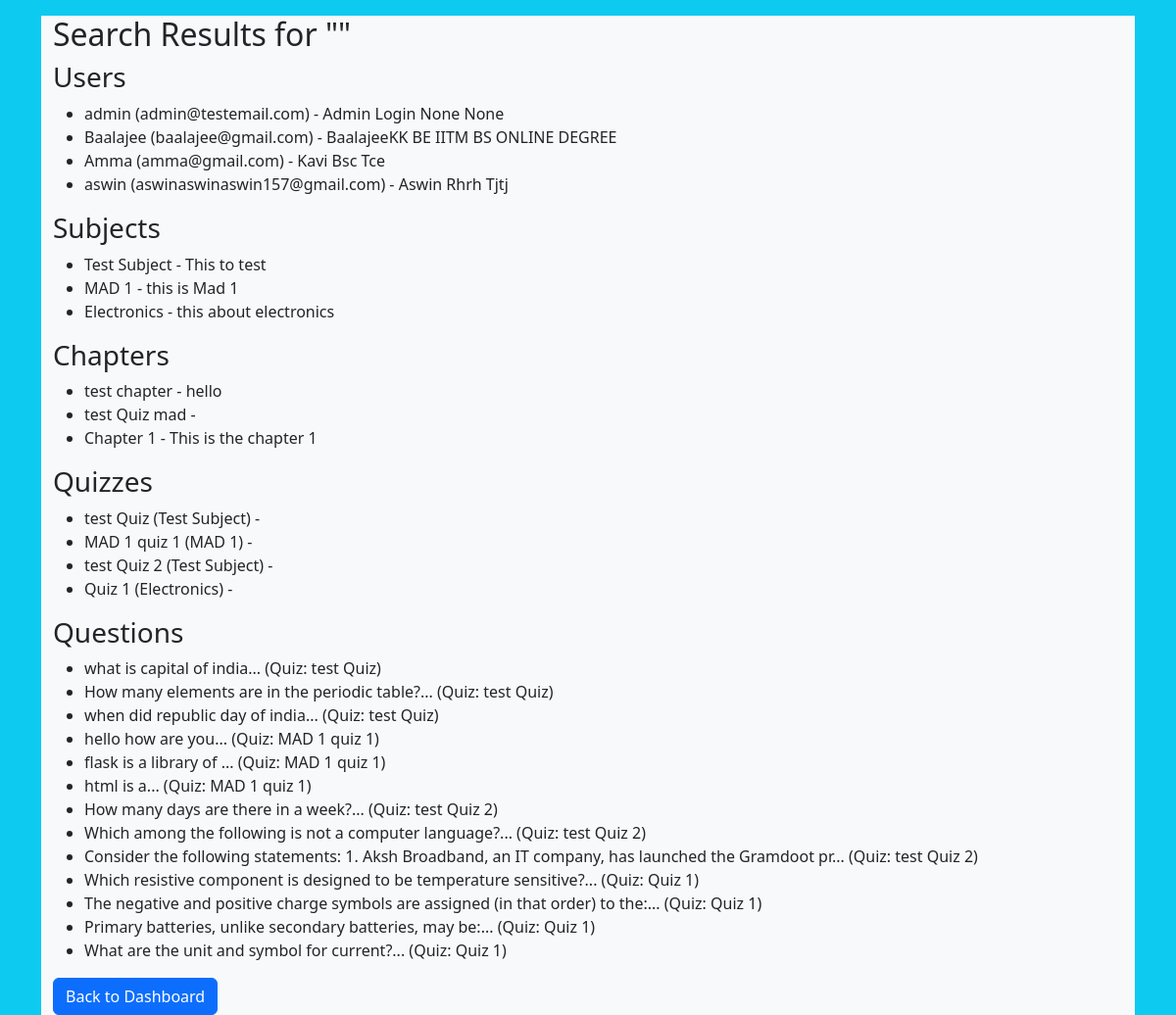
Before: /admin/search (signed in) with the older database file.
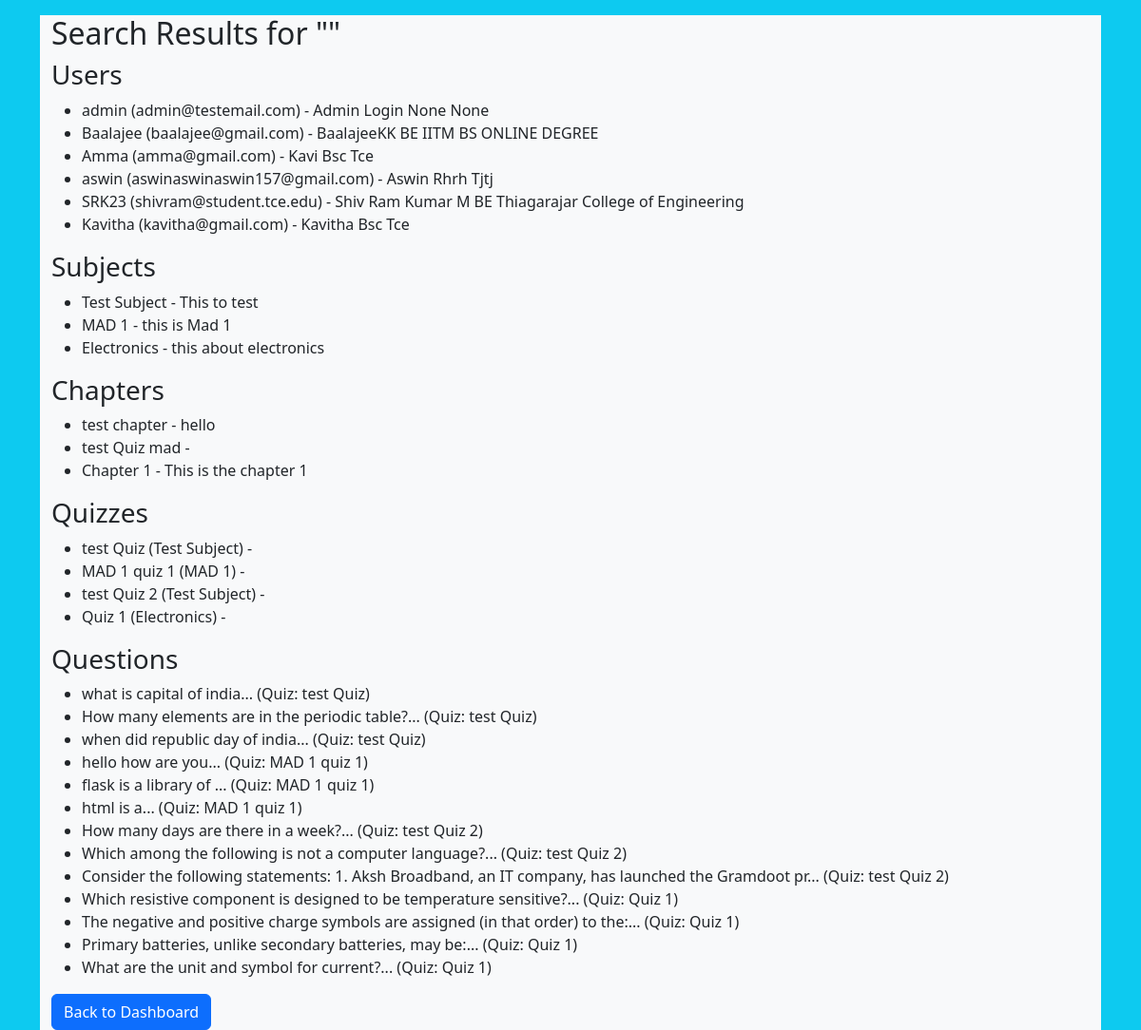
After: the same page with the newer database file.
### models/models.py (models this page shows)
class User(db.Model):
    __tablename__ = "users"
    id = db.Column(db.Integer, primary_key=True, autoincrement=True)
    username = db.Column(db.String(50), nullable=False, unique=True)
    email = db.Column(db.String(100), nullable=False, unique=True)
    password = db.Column(db.String(255), nullable=False)
    full_name = db.Column(db.String(100), nullable=False)
    qualification = db.Column(db.String(50))
    dob = db.Column(db.Date)
    college = db.Column(db.String(100))
    roles = db.Column(db.String(50), nullable=False, default='user')
    scores = db.relationship('Score', back_populates='user',lazy=True)

class Subject(db.Model):
    __tablename__ = "subjects"
    id = db.Column(db.Integer, primary_key=True, autoincrement=True)
    name = db.Column(db.String(50), nullable=False,unique=True)
    description = db.Column(db.Text)
    remarks = db.Column(db.Text)
    chapters = db.relationship('Chapter', back_populates='subject',cascade="all, delete-orphan")

class Chapter(db.Model):
    __tablename__ = "chapters"
    id = db.Column(db.Integer, primary_key=True, autoincrement=True)
    subject_id = db.Column(db.Integer, db.ForeignKey('subjects.id'), nullable=False)
    name = db.Column(db.String(50), nullable=False)
    description = db.Column(db.Text)
    remarks = db.Column(db.Text)
    subject = db.relationship('Subject', back_populates='chapters')
    quizzes = db.relationship('Quiz', back_populates='chapter',cascade="all, delete-orphan")

class Quiz(db.Model):
    __tablename__ = "quizzes"
    id = db.Column(db.Integer, primary_key=True, autoincrement=True)
    chapter_id = db.Column(db.Integer, db.ForeignKey('chapters.id'), nullable=False)
    name = db.Column(db.String(50), nullable=False)
    description = db.Column(db.Text)
    remarks = db.Column(db.Text)
    date_of_quiz = db.Column(db.Date)
    chapter = db.relationship('Chapter', back_populates='quizzes')
    questions = db.relationship('Question', back_populates='quiz',cascade="all, delete-orphan")
    scores = db.relationship('Score', back_populates='quiz',cascade="all, delete-orphan")

class Question(db.Model):
    __tablename__ = "questions"
    id = db.Column(db.Integer, primary_key=True, autoincrement=True)
    quiz_id = db.Column(db.Integer, db.ForeignKey('quizzes.id'), nullable=False)
    question_statement = db.Column(db.Text, nullable=False)
    choice1 = db.Column(db.Text, nullable=False)
    choice2 = db.Column(db.Text, nullable=False)
    choice3 = db.Column(db.Text)
    choice4 = db.Column(db.Text)
    correct_answer = db.Column(db.Integer,nullable=False)
    score = db.Column(db.Integer)
    quiz = db.relationship('Quiz', back_populates='questions')

### controllers/controllers.py (the view)
@controllers.route('/admin/search')
def admin_search():
    if not check_role('admin'):
        flash('You are not allowed here!')
        return redirect(url_for('controllers.login'))
    query = request.args.get('query','')
    users = User.query.filter(or_(User.username.ilike(f'%{query}%'),User.email.ilike(f'%{query}%'),User.email.ilike(f'%{query}%'),User.qualification.ilike(f'%{query}%'),User.college.ilike(f'%{query}%'))).all()
    subjects = Subject.query.filter(or_(Subject.name.ilike(f'%{query}%'),Subject.description.ilike(f'%{query}%'),Subject.remarks.ilike(f'%{query}%'))).all()
    chapters = Chapter.query.filter(or_(Chapter.name.ilike(f'%{query}%'),Chapter.description.ilike(f'%{query}%'),Chapter.remarks.ilike(f'%{query}%'))).all()
    quizzes = Quiz.query.filter(or_(Quiz.name.ilike(f'%{query}%'),Quiz.description.ilike(f'%{query}%'),Quiz.remarks.ilike(f'%{query}%'))).all()
    questions = Question.query.filter(or_(Question.question_statement.ilike(f'%{query}%'))).all()
    return render_template('admin_search.html',users=users,subjects=subjects,chapters=chapters,quizzes=quizzes,questions=questions)

### controllers/controllers.py (called while the page is built)
def check_role(role):
    if 'user_id' in session and session['role']==role:
        return True
    return False

### templates/admin_search.html
{% extends 'layout.html' %}
{% block body %}
<div class="container bg-light">
    <h2>Search Results for "{{ request.args.get('query', '') }}"</h2>
    <h3>Users</h3>
    <ul>
    {% for user in users %}
        <li>{{ user.username }} ({{ user.email }}) - {{ user.full_name }}  {{ user.qualification}} {{user.college}}</li>
    {% else %}
        <li>No users found</li>
    {% endfor %}
    </ul>
    <h3>Subjects</h3>
    <ul>
    {% for subject in subjects %}
        <li>{{ subject.name }} - {{ subject.description }} {{subject.remarks}}</li>
    {% else %}
        <li>No subjects found</li>
    {% endfor %}
    </ul>
    <h3>Chapters</h3>
    <ul>
        {% for chapter in chapters %}
        <li>{{ chapter.name }} - {{ chapter.description }} {{chapter.remarks}}</li>
    {% else %}
        <li>No chapters found</li>
    {% endfor %}
    </ul>
    <h3>Quizzes</h3>
    <ul>
    {% for quiz in quizzes %}
        <li>{{ quiz.name }} ({{ quiz.chapter.subject.name }}) - {{ quiz.description }} {{quiz.remarks}}</li>
    {% else %}
        <li>No quizzes found</li>
    {% endfor %}
    </ul>
    <h3>Questions</h3>
    <ul>
    {% for question in questions %}
        <li>{{ question.question_statement[:100] }}... (Quiz: {{ question.quiz.name }})</li>
    {% else %}
        <li>No questions found</li>
    {% endfor %}
    </ul>
    <a href="{{ url_for('controllers.admin_dashboard') }}" class="btn btn-primary">Back to Dashboard</a>
</div>
{% endblock %}

### templates/layout.html (shortened to what this page needs)
<!DOCTYPE html>
<html lang="en">
<head>
    <link href="https://cdn.jsdelivr.net/npm/bootstrap@5.3.3/dist/css/bootstrap.min.css" rel="stylesheet">
</head>
<body class="bg-info">
    <div class="container pt-3">
        {% block body %}
        {% endblock %}
    </div>
</body>
</html>

Changed rows visible on the page:
added User: username "SRK23", email "shivram@student.tce.edu", full_name "Shiv Ram Kumar M", qualification "BE", college "Thiagarajar College of Engineering"
added User: username "Kavitha", email "kavitha@gmail.com", full_name "Kavitha", qualification "Bsc", college "Tce"
